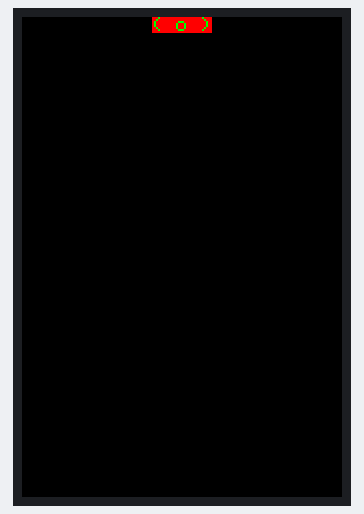
Bench run of a sketch on a simulated Arduino Uno, built with avr-gcc and run on an emulated ATmega328P. Parts: 320×480 colour display. The ROS host is connected and sends only what is stated.

Above: at 0.5 s.

The sketch:

eye_pubsub_ili9488.ino
```cpp
#include "color.h"
#include <stdlib.h>
#include <time.h>
#include <ros.h>
#include <std_msgs/String.h>
#include <std_msgs/Bool.h>

//#include "LCDWIKI_GUI.h"
#include "LCDWIKI_SPI.h"      // IDEバージョンが1.00以上の場合
#define MODEL ILI9488_18
#define CS   10
#define CD   9
#define RST  8
#define LED  -1             // to declare unused (set to 3.3V)
LCDWIKI_SPI lcd(MODEL, CS, CD, RST, LED);
uint16_t wW, hH;
uint16_t NUM = 0;

//char success[20] = "recieved a message",failure[20] = "missed a message";
ros::NodeHandle nh;
//#define ROS_INFO
//std_msgs::String chat;
//ros::Publisher res_pub("eye_res", &chat);

void eyeRightCallback(const std_msgs::Bool& msg){
    //res_pub.publish(&chat);
    nh.loginfo("msg.data");
    if (msg.data/* == True*/){
        // SECCESS
        // chat.data = success;

    } else {
        // FALSE
        // chat.data = failure;

    }
    //pyb.publish(&chat);
}
ros::Subscriber<std_msgs::Bool> eye_sub("eye_bool_right",&eyeRightCallback);
void setup(){
    nh.initNode();
    nh.subscribe(eye_sub);
    //nh.advertise(res_pub);
    wW = lcd.Get_Display_Height();
    hH = lcd.Get_Display_Width();
    Serial.print("*** TFT-LCD ");
    Serial.print(wW + "x" + hH);
    lcd.Init_LCD();
    lcd.Fill_Screen(0x0);
}
void loop(){
//wink

  lcd.Fill_Screen(BLACK);
  //lcd.Set_Text_colour(WHITE);
  //lcd.Set_Text_Back_colour(CYAN);
  lcd.Set_Text_Size(2);
  lcd.Print_String("( o )", CENTER, 0);
  delay(500);
  lcd.Fill_Circle(wW / 2, hH / 2, 2);
  delay(2000);

}
void successEye(){
  // Yellow or Orrange (^ ^) for( 5sec )
  //lcd.Rotate(90); lcd.Set_Text_Size(-); print(")"); lcd.Fill_Screen(0x0);
}
void falseEye(){
  //red, (X X), for(until(!ros.available))

  // 白目
  //lcd.Fill_Circle(0,0,0);
}
void wink(float ms){
  // 1wink
}
```

color.h
```cpp
#define BLACK               0x0000      /*   0,   0,   0 */
#define NAVY                0x000F      /*   0,   0, 128 */
#define DARKGREEN           0x03E0      /*   0, 128,   0 */
#define DARKCYAN            0x03EF      /*   0, 128, 128 */
#define MAROON              0x7800      /* 128,   0,   0 */
#define PURPLE              0x780F      /* 128,   0, 128 */
#define OLIVE               0x7BE0      /* 128, 128,   0 */
#define LIGHTGREY           0xC618      /* 192, 192, 192 */
#define DARKGREY            0x7BEF      /* 128, 128, 128 */
#define BLUE                0x001F      /*   0,   0, 255 */
#define GREEN               0x07E0      /*   0, 255,   0 */
#define CYAN                0x07FF      /*   0, 255, 255 */
#define RED                 0xF800      /* 255,   0,   0 */
#define MAGENTA             0xF81F      /* 255,   0, 255 */
#define YELLOW              0xFFE0      /* 255, 255,   0 */
#define WHITE               0xFFFF      /* 255, 255, 255 */
#define ORANGE              0xFD20      /* 255, 165,   0 */
#define GREENYELLOW         0xAFE5      /* 173, 255,  47 */
#define PINK                0xF81F
```

Measured:
- by itself, everything shown: repeats every 2.7 s, in 3 steps
